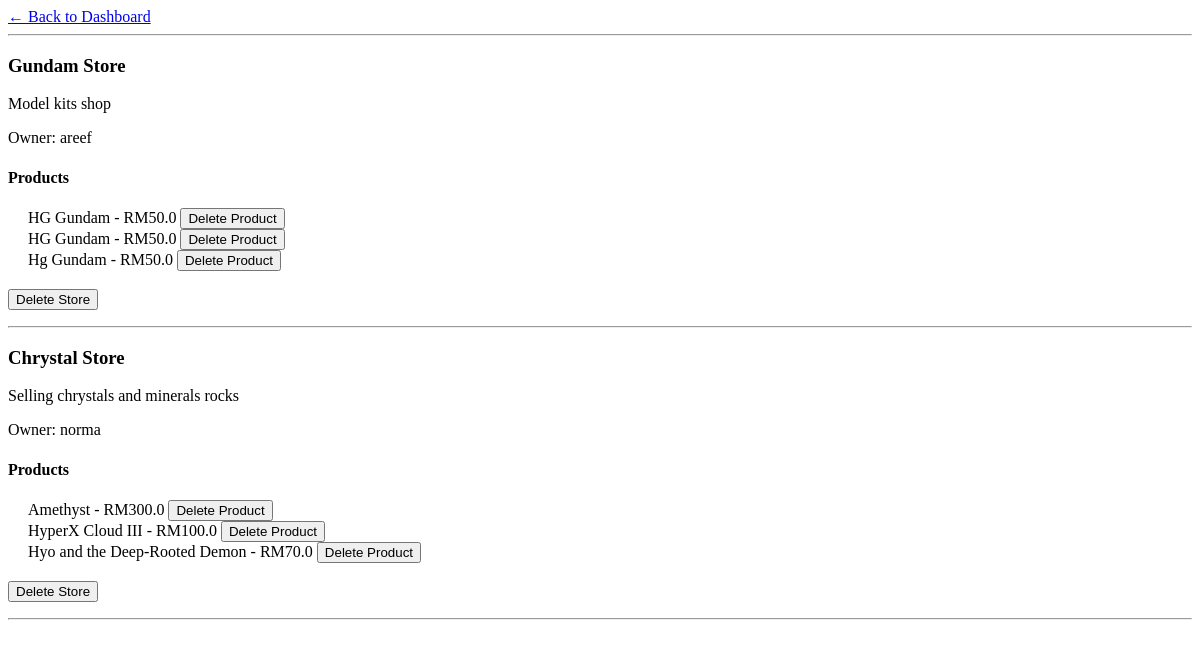
/manage-stores (signed in), run on an earlier commit of the app's database.
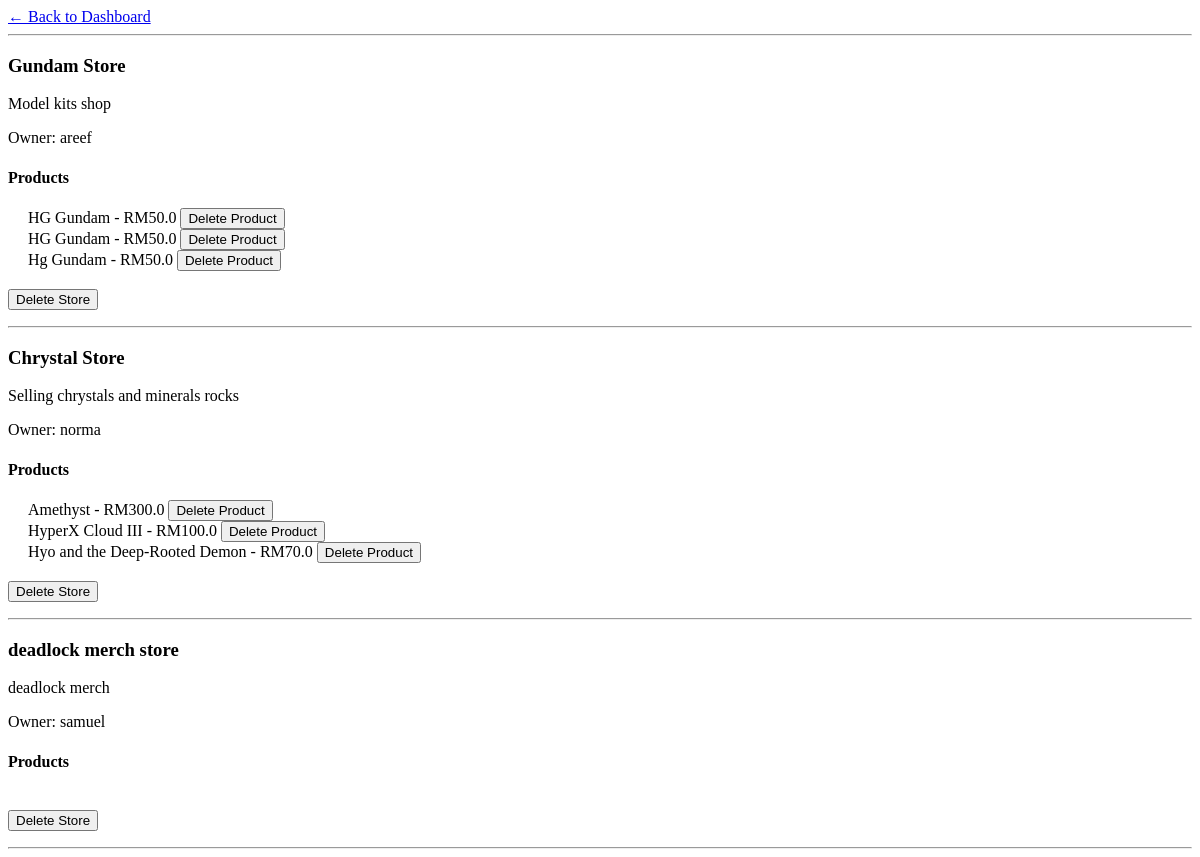
And on a later commit of the database.
### app.py (models this page shows)
class Store(db.Model):
    id = db.Column(db.Integer, primary_key=True)
    name = db.Column(db.String(100), nullable=False)
    description = db.Column(db.String(200))
    phone_number = db.Column(db.String(20), nullable=True)                                 #phone number support
    rating = db.Column(
        db.Float,
        default=0
    )
    user_id = db.Column(
        db.Integer,
        db.ForeignKey('user.id'),
        nullable=False
    )

class User(db.Model, UserMixin):
    id = db.Column(db.Integer, primary_key=True)                                             #identity column for user
    username = db.Column(db.String(20), nullable=False, unique=True)                         #both of these fields cant be empty
    password = db.Column(db.String(80), nullable=False)
    store = db.relationship('Store',backref='owner',uselist=False)                            #relationship (User -> Store)

class Product(db.Model):
    id = db.Column(db.Integer, primary_key=True)                                               #creates unique id for every product
    name = db.Column(
        db.String(100),                                                                        #maximum 100 characters
        nullable=False                                                                         #cant leave this field empty
    )
    price = db.Column(
        db.Float,                                                                               #allow decimal numbers
        nullable=False
    )
    category = db.Column(
        db.String(50)
    )
    image_url = db.Column(                                                                      #store image links to display images on the website
        db.String(500)
    )
    store_id = db.Column(                                                                        #connects Product -> Store
        db.Integer,
        db.ForeignKey('store.id'),
        nullable=False
    )

### app.py (the view)
@app.route('/manage-stores')
@login_required
def manage_stores():
    if current_user.username != 'admin':
        return jsonify({
            "error": "Unauthorized"
        }), 403
    stores = Store.query.all()                                              #get all stores
    for store in stores:
        store.products = Product.query.filter_by(                           #get all products belonging to this store
            store_id=store.id
        ).all()
    return render_template(
        'manage_stores.html',
        stores=stores
    )

### app.py (called while the page is built)
@Login_manager.user_loader                                                                   #allows app and flask login to work together when logging in
def load_user(user_id):
    return User.query.get(int(user_id))

### templates/manage_stores.html
<a href="{{ url_for('dashboard') }}"
   class="btn btn-secondary mb-3">
    ← Back to Dashboard
</a>
<hr>
{% for store in stores %}
<div>
    <h3>{{ store.name }}</h3>
    <p>{{ store.description }}</p>
    <p>Owner: {{ store.owner.username }}</p>
    <h4>Products</h4>
    {% for product in store.products %}
        <div style="margin-left:20px;">
            {{ product.name }} - RM{{ product.price }}
            <form action="{{ url_for('delete_product', product_id=product.id) }}"
                  method="POST"
                  style="display:inline;">
                <button type="submit" class="btn btn-danger btn-sm">
                    Delete Product
                </button>
            </form>
        </div>
    {% endfor %}
    <br>
    <form action="{{ url_for('delete_store', store_id=store.id) }}"
          method="POST">
        <button type="submit" class="btn btn-danger">
            Delete Store
        </button>
    </form>
</div>
<hr>
{% endfor %}

What changed in the data, as far as the page shows it:
added Store: name "deadlock merch store", description "deadlock merch", owner.username "samuel"
